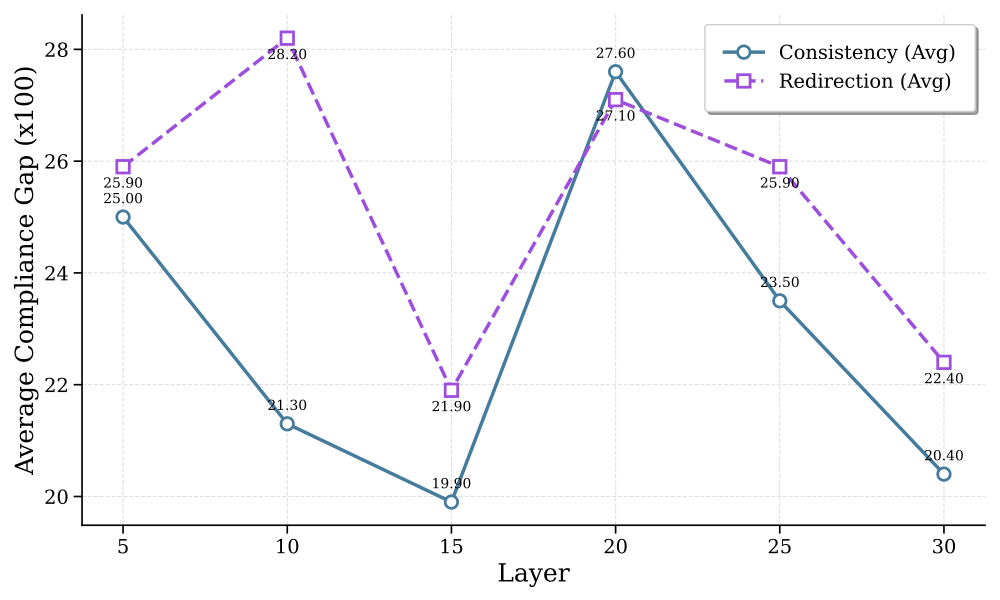

Write the Python code that produced this figure.
import matplotlib.pyplot as plt
import numpy as np

# Data extracted from the provided image
layers = [5, 10, 15, 20, 25, 30]
consistency_avg = [0.25, 0.213, 0.199, 0.276, 0.235, 0.204]
redirection_avg = [0.259, 0.282, 0.219, 0.271, 0.259, 0.224]
consistency_avg = [val * 100 for val in consistency_avg]
redirection_avg = [val * 100 for val in redirection_avg]

# Set up academic styling
plt.rcParams.update({
    "font.family": "serif",
    "axes.edgecolor": "black",
    "axes.linewidth": 1.2,
})

fig, ax = plt.subplots(figsize=(10, 6))

# Plot lines with distinct styles and markers
ax.plot(layers, consistency_avg, label='Consistency (Avg)', 
        color='#457B9D', marker='o', markersize=9, linewidth=2.5, 
        linestyle='-', markerfacecolor='white', markeredgewidth=2)

ax.plot(layers, redirection_avg, label='Redirection (Avg)', 
        color='#9D4EDD', marker='s', markersize=9, linewidth=2.5, 
        linestyle='--', markerfacecolor='white', markeredgewidth=2)

# Customizing the axes
ax.set_xlabel('Layer', fontsize=18, fontweight='medium')
ax.set_ylabel('Average Compliance Gap (x100)', fontsize=18, fontweight='medium')
ax.set_xticks(layers)
ax.tick_params(axis='both', labelsize=14, width=1.2, length=6)

# Adding values above points for clarity (optional)
for i, txt in enumerate(consistency_avg):
    ax.annotate(f'{txt:.2f}', (layers[i], consistency_avg[i]), 
                textcoords="offset points", xytext=(0,10), ha='center', fontsize=10)

for i, txt in enumerate(redirection_avg):
    ax.annotate(f'{txt:.2f}', (layers[i], redirection_avg[i]), 
                textcoords="offset points", xytext=(0,-15), ha='center', fontsize=10)

# Legend and Grid
ax.legend(loc='best', fontsize=14, frameon=True, shadow=True, borderpad=1)
ax.grid(True, linestyle='--', alpha=0.4)

# Clean aesthetics
ax.spines['top'].set_visible(False)
ax.spines['right'].set_visible(False)

plt.tight_layout()
plt.savefig('plotting/layer_wise_performance.pdf', dpi=400)
plt.show()
